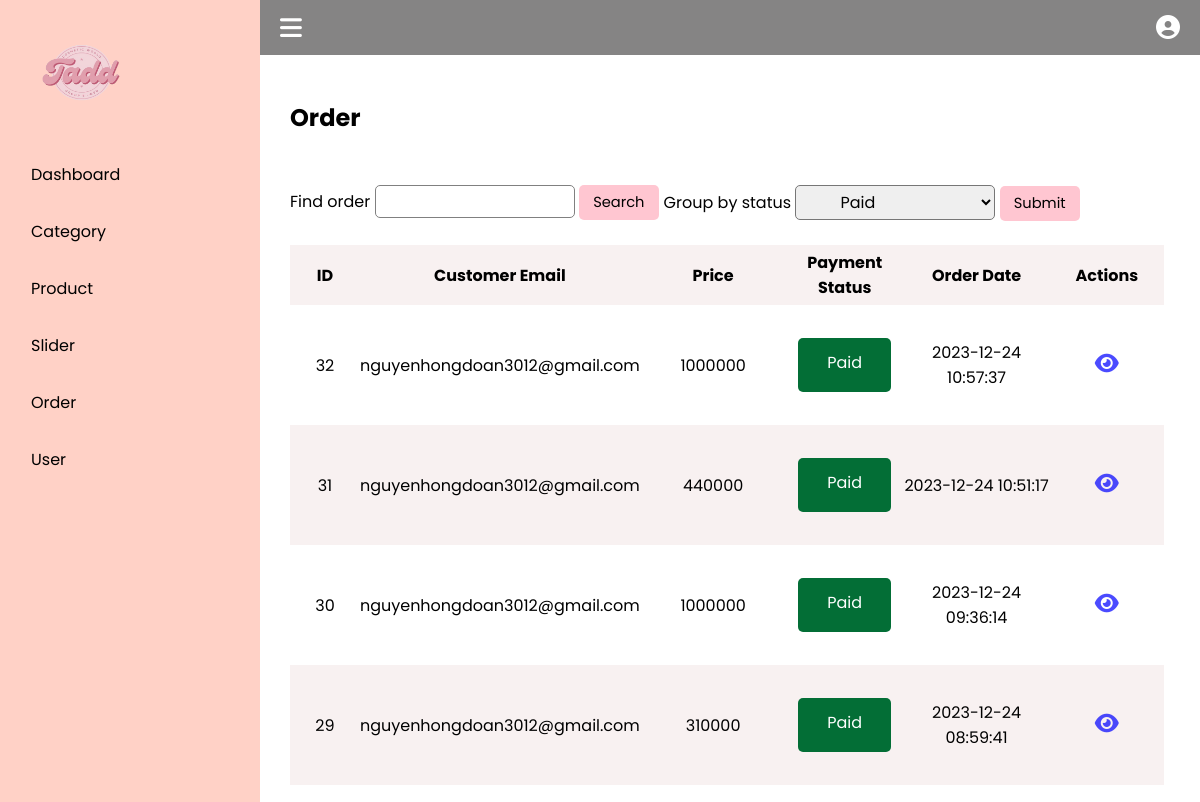
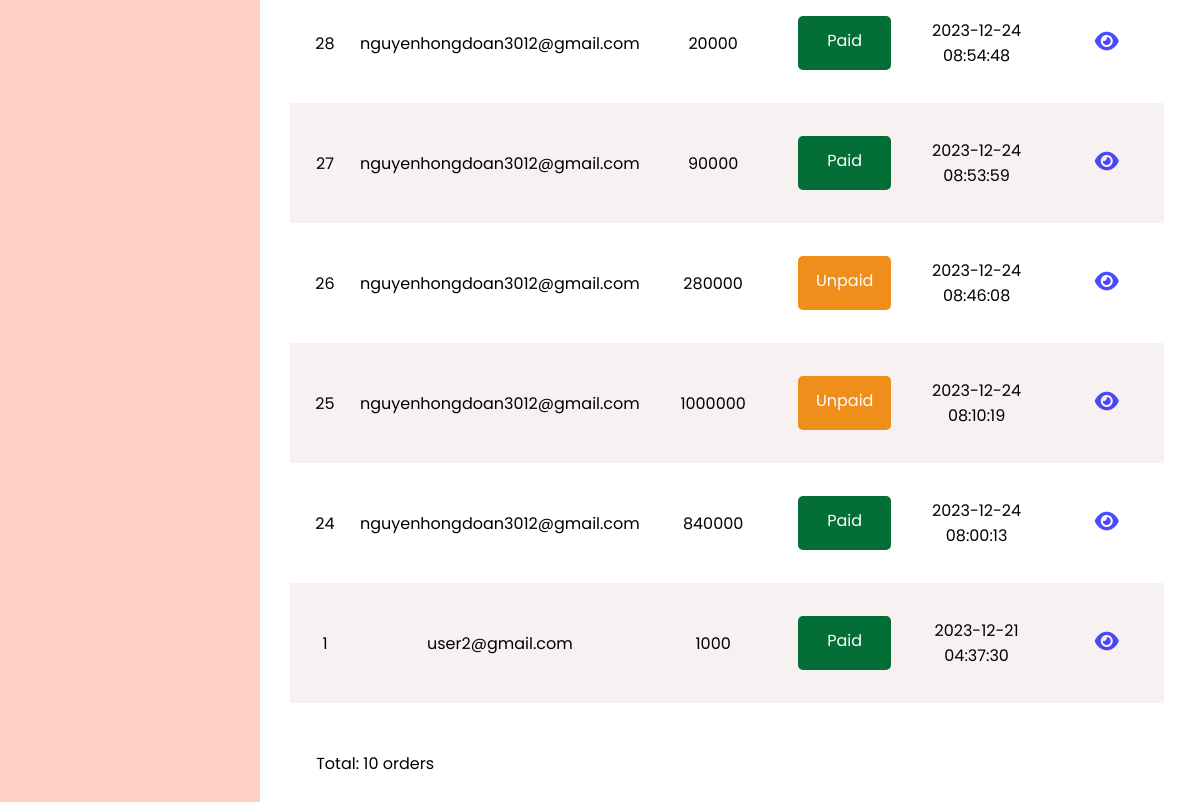
The app's page /admin/index.php?page=order (signed in), older data (2 pictures, top to bottom).
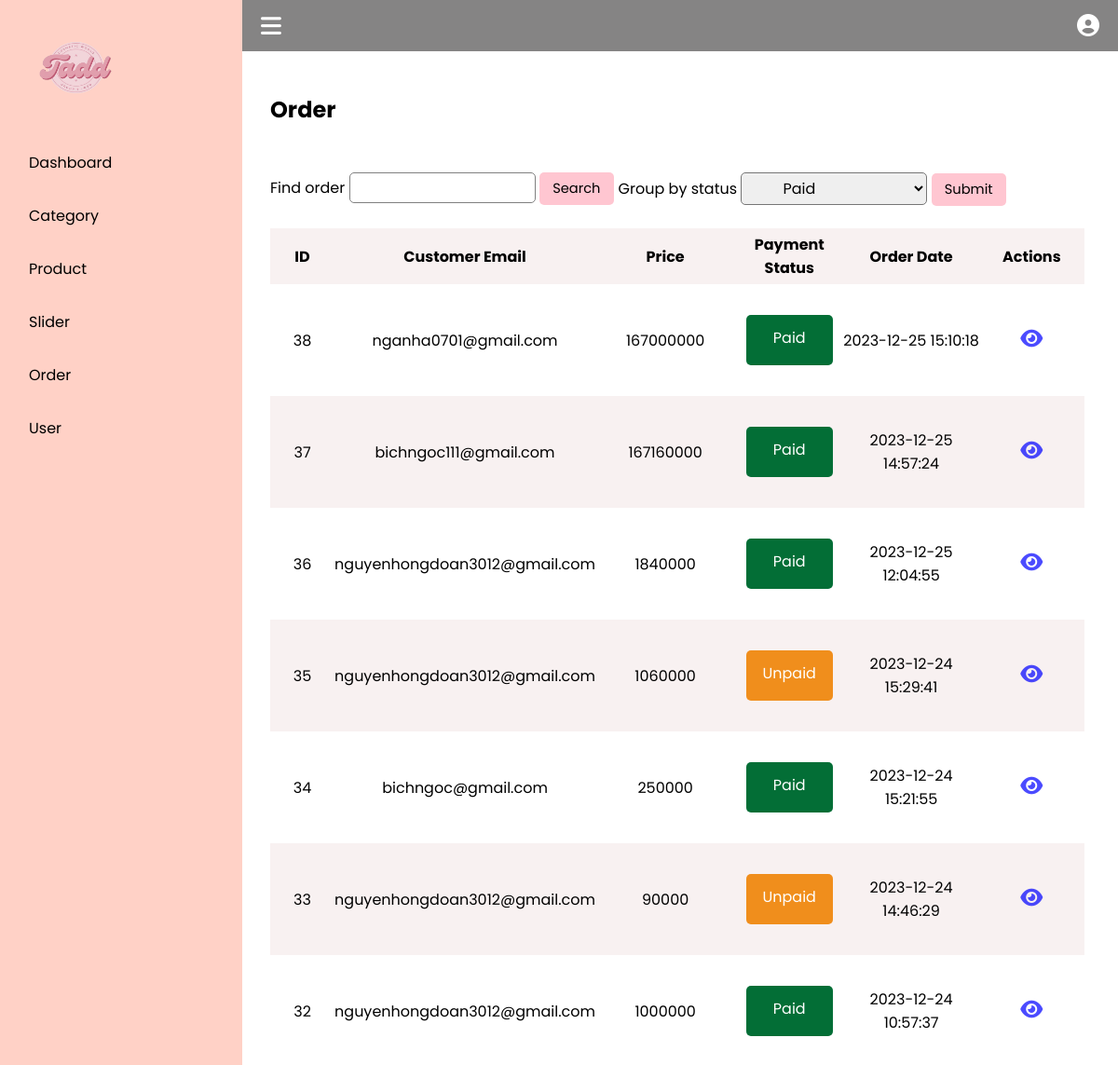
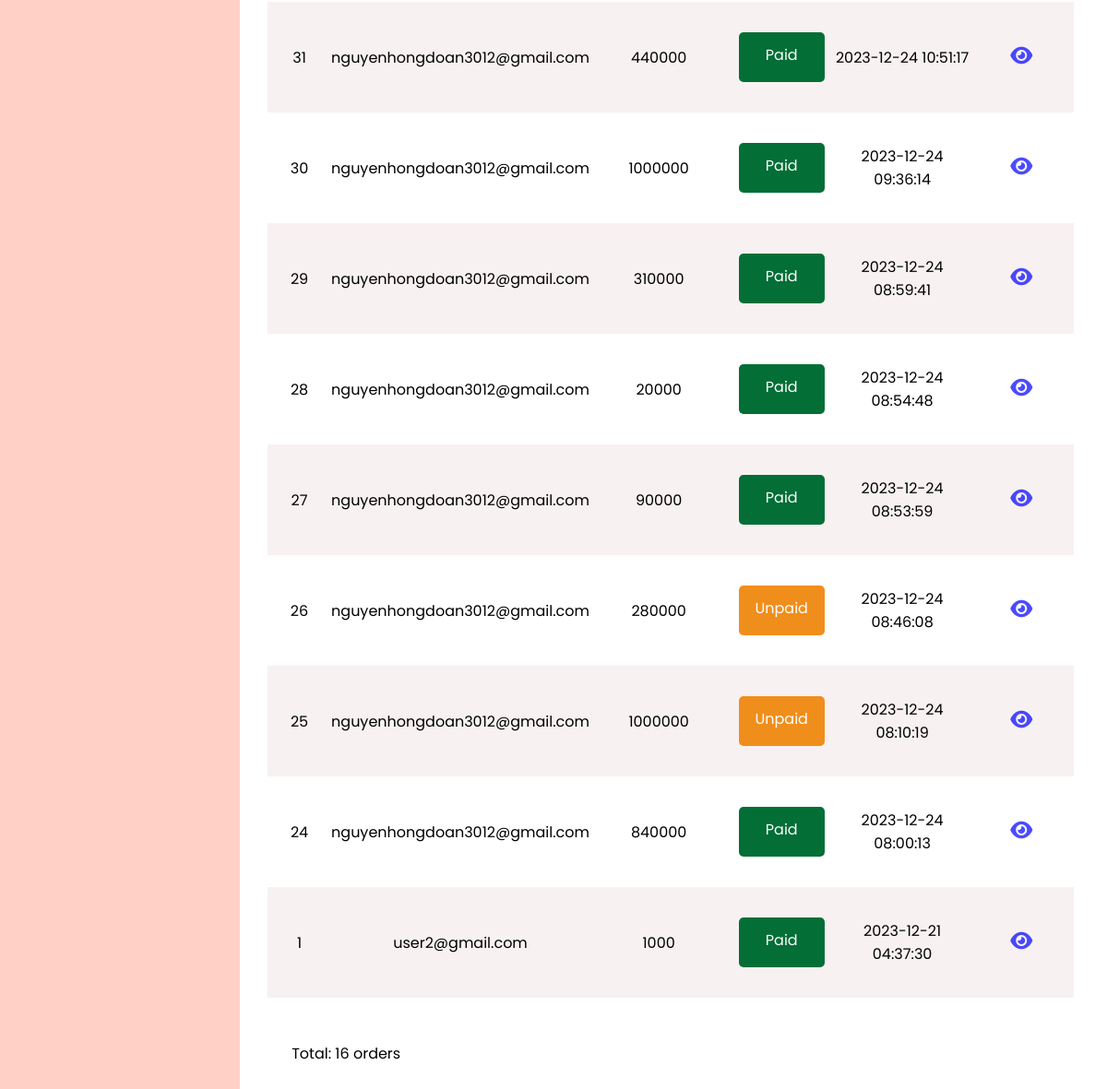
The same page, newer data (2 pictures, top to bottom).
### tables this page shows
CREATE TABLE `orders` (
  `order_id` int(11) NOT NULL,
  `fullname` varchar(100) NOT NULL,
  `email` varchar(100) NOT NULL,
  `phone_number` varchar(20) NOT NULL,
  `address` varchar(100) NOT NULL,
  `note` varchar(100) NOT NULL,
  `order_date` timestamp NOT NULL DEFAULT current_timestamp(),
  `payment_status` varchar(100) NOT NULL DEFAULT 'unpaid',
  `price` float NOT NULL DEFAULT 0
);

### admin/pages/main/order.php (the view, shortened to what this page needs)
<link rel="stylesheet" href="./css/order.css">
<main class="main">
    <div class="container2">
        <div class="orders">
            <h2 style="display: inline;">Order</h2>
        </div>
        <div class="view-and-search">
        <form method="POST" action="">
            <span>Find order</span>
            <input type="text" style = 'width: 200px' name="s_query" class="search-term" id="product-search-term">
        <input type="submit" name="search" class="search_sub" value="Search">
        </form>
        <div class = "gr-by-category" style = "width: 500px;">
        <form action = "" method = "POST">
            <span>Group by status</span>
            <select name="status" id="" style = "height: 35px ; font-size: 12pt; cursor: pointer; width: 200px; border-radius: 5px; padding-left: 40px;">
                <option value = "paid">Paid</option>
            </select>
                <input type="submit" class="search_sub" value="Submit" name="submit_gr_by_status">
            </form>
            </div>
        </div>
        <div class="table-container " id="orders-table-container">
            <table border=0 id="orders-table">
                <tr>
                    <th style="width: 10%;" id="order-id">ID
                    </th>
                    <th style="width: 20%;" id="owner">Customer Email
                    </th>
                    <th style="width: 20%;" id="order-price">Price
                    </th>
                    <th style="width: 15%;" id="payment-status">Payment Status</th>
                    <th style="width: 20%;" id="order-date">Order Date
                    </th>
                    <th style="width: 15%;" id="order-actions">Actions</th>
                </tr>
     <?php
     if (isset($_POST["submit_gr_by_status"])) {
         $key = $_POST["status"];
         unset($_POST["submit_gr_by_status"]);
         $sql = "select * from orders where payment_status = '$key' order by order_date desc ";
     } else {
         if (isset($_POST['search'])) {
             $key = $_POST['s_query'];
                 $sql = "SELECT * FROM orders where email like '%$key%'";
             unset($_POST['search']);
         } else {
             $sql = "SELECT * FROM orders order by order_date desc";
         }
     }
    $result = mysqli_query($con, $sql);
    if ($result->num_rows < 1) {
        echo "<tr><td colspan = 6><p style = 'color: red'>No order founded!</p></td></tr>";
    }
        else {
            $temp = 0 ;
            while ($row = mysqli_fetch_assoc($result)) {
                $temp++;
                if ($temp%2==0){
                 echo "<tr class = 'stripped-row'>";
                }
                else
                {
                    echo "<tr>";
                }
                echo "<td >$row[order_id]</td>
                    <td >$row[email]</td>
                    <td >$row[price]</td>
                    <td> ";
                if ($row['payment_status']=='paid'){
                    echo "<div class='payment-status  paid '>Paid</div>";
                }
                else {
                     echo "<div class='payment-status unpaid '>Unpaid</div>";
                }
                   echo "</td>
                    <td class='order-date'>$row[order_date]</td>
                    <td class='order-actions'>
                     <a style = 'color:blue' href='index.php?page=order_details&id=$row[order_id]'>
                        <i class='fas fa-eye   view-details' ></i>
                    </a>
                    </td>
                </tr>";
         }
         echo "</table>
        </div>";
        echo "<div class='pagination-container'>
            <div class='showing-status'>
                <span>Total: </span>
                <?php echo '<span class='page-value'>$temp orders</span>
            </div>";
        echo "</div>
    </div>
</main>";
     }
     ?>

Row changes from the older to the newer data that the page shows:
added orders: order_id "38", email "nganha0701@gmail.com", price "167000000", payment_status "Paid", order_date "2023-12-25 15:10:18"
added orders: order_id "37", email "bichngoc111@gmail.com", price "167160000", payment_status "Paid", order_date "2023-12-25 14:57:24"
added orders: order_id "36", email "nguyenhongdoan3012@gmail.com", price "1840000", payment_status "Paid", order_date "2023-12-25 12:04:55"
added orders: order_id "35", email "nguyenhongdoan3012@gmail.com", price "1060000", payment_status "Unpaid", order_date "2023-12-24 15:29:41"
added orders: order_id "34", email "bichngoc@gmail.com", price "250000", payment_status "Paid", order_date "2023-12-24 15:21:55"
added orders: order_id "33", email "nguyenhongdoan3012@gmail.com", price "90000", payment_status "Unpaid", order_date "2023-12-24 14:46:29"
Text that changed along with them:
$temp: "10" → "16"
